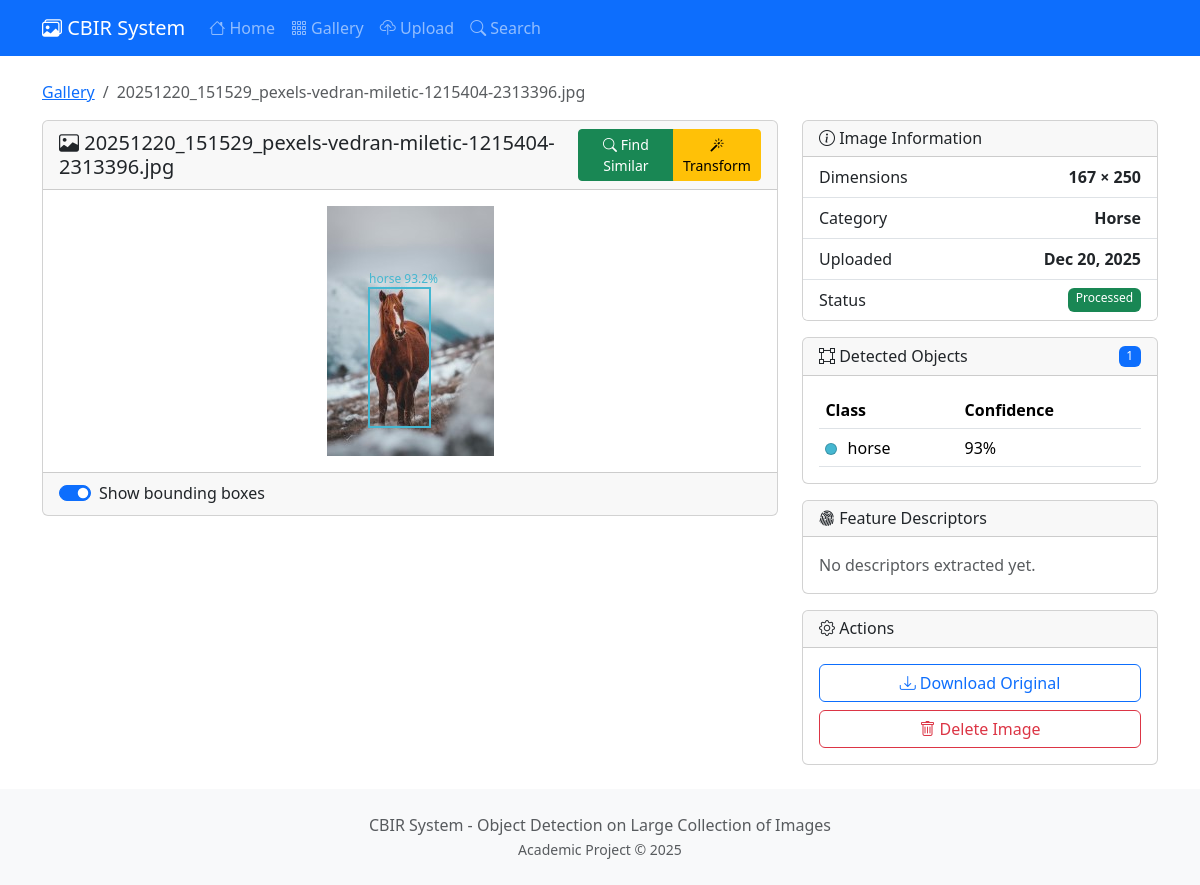
The page /image/47/ on the database its author committed.
### core/models.py (models this page shows, shortened)
class Image(models.Model):
    file = models.ImageField(upload_to=image_upload_path)
    filename = models.CharField(max_length=255)
    category = models.CharField(max_length=100, null=True, blank=True)
    uploaded_at = models.DateTimeField(auto_now_add=True)
    width = models.IntegerField(default=0)
    height = models.IntegerField(default=0)
    file_size = models.IntegerField(default=0)  # in bytes
    features_extracted = models.BooleanField(default=False)
    feature_vector = models.BinaryField(null=True, blank=True)  # Serialized numpy array
    class Meta:
        ordering = ['-uploaded_at']
    @property
    def image(self):
        return self.file
    @property
    def original_filename(self):
        return self.filename
    @property
    def is_processed(self):
        return self.detected_objects.exists()

class DetectedObject(models.Model):
    image = models.ForeignKey(Image, on_delete=models.CASCADE, related_name='detected_objects')
    class_id = models.IntegerField()
    class_name = models.CharField(max_length=100)
    confidence = models.FloatField()
    x_min = models.IntegerField()
    y_min = models.IntegerField()
    x_max = models.IntegerField()
    y_max = models.IntegerField()
    feature_vector = models.BinaryField(null=True, blank=True)
    created_at = models.DateTimeField(auto_now_add=True)
    class Meta:
        ordering = ['-confidence']
    @property
    def bbox_x(self):
        return self.x_min
    @property
    def bbox_y(self):
        return self.y_min
    @property
    def bbox_width(self):
        return self.x_max - self.x_min
    @property
    def bbox_height(self):
        return self.y_max - self.y_min
    @property
    def color(self):
        colors = [
            '#FF6B6B', '#4ECDC4', '#45B7D1', '#96CEB4', '#FFEAA7',
            '#DDA0DD', '#98D8C8', '#F7DC6F', '#BB8FCE', '#85C1E9',
            '#F8B500', '#00CED1', '#FF69B4', '#32CD32', '#FF4500'
        ]
        return colors[self.class_id % len(colors)]

### core/views.py (the view)
# urls.py: path('image/<int:pk>/', views.ImageDetailView.as_view(), name='image_detail'),
class ImageDetailView(DetailView):
    model = Image
    template_name = 'core/image_detail.html'
    context_object_name = 'image'
    def get_context_data(self, **kwargs):
        context = super().get_context_data(**kwargs)
        context['detected_objects'] = self.object.detected_objects.all()
        context['descriptors'] = Descriptor.objects.filter(
            detected_object__image=self.object
        )
        return context

### templates/core/image_detail.html (shortened to what this page needs)
{% extends 'core/base.html' %}
{% block content %}
<nav aria-label="breadcrumb" class="mb-3">
    <ol class="breadcrumb">
        <li class="breadcrumb-item"><a href="{% url 'core:gallery' %}">Gallery</a></li>
        <li class="breadcrumb-item active">{{ image.original_filename }}</li>
    </ol>
</nav>
<div class="row">
    <div class="col-lg-8">
        <div class="card mb-4">
            <div class="card-header d-flex justify-content-between align-items-center">
                <h5 class="mb-0"><i class="bi bi-image"></i> {{ image.original_filename }}</h5>
                <div class="btn-group btn-group-sm">
                    <a href="{% url 'core:search_by_image' image.id %}" class="btn btn-success">
                        <i class="bi bi-search"></i> Find Similar
                    </a>
                    <a href="{% url 'core:transform' image.id %}" class="btn btn-warning">
                        <i class="bi bi-magic"></i> Transform
                    </a>
                </div>
            </div>
            <div class="card-body text-center">
                <div class="position-relative d-inline-block">
                    <img src="{{ image.image.url }}" class="img-fluid" id="mainImage" alt="{{ image.original_filename }}">
                </div>
            </div>
            <div class="card-footer">
                <div class="form-check form-switch">
                    <input class="form-check-input" type="checkbox" id="showBoxes" checked>
                    <label class="form-check-label" for="showBoxes">Show bounding boxes</label>
                </div>
            </div>
        </div>
    </div>
    <div class="col-lg-4">
        <div class="card mb-3">
            <div class="card-header">
                <h6 class="mb-0"><i class="bi bi-info-circle"></i> Image Information</h6>
            </div>
            <ul class="list-group list-group-flush">
                <li class="list-group-item d-flex justify-content-between">
                    <span>Dimensions</span>
                    <strong>{{ image.width }} × {{ image.height }}</strong>
                </li>
                <li class="list-group-item d-flex justify-content-between">
                    <span>Category</span>
                    <strong>{{ image.category|default:"Not set"|title }}</strong>
                </li>
                <li class="list-group-item d-flex justify-content-between">
                    <span>Uploaded</span>
                    <strong>{{ image.uploaded_at|date:"M d, Y" }}</strong>
                </li>
                <li class="list-group-item d-flex justify-content-between">
                    <span>Status</span>
                    {% if image.is_processed %}
                    <span class="badge bg-success">Processed</span>
                    {% else %}
                    <span class="badge bg-warning">Pending</span>
                    {% endif %}
                </li>
            </ul>
        </div>
        <div class="card mb-3">
            <div class="card-header d-flex justify-content-between align-items-center">
                <h6 class="mb-0"><i class="bi bi-bounding-box"></i> Detected Objects</h6>
                <span class="badge bg-primary">{{ detected_objects|length }}</span>
            </div>
            <div class="card-body" style="max-height: 250px; overflow-y: auto;">
                {% if detected_objects %}
                <table class="table table-sm table-hover mb-0">
                    <thead>
                        <tr>
                            <th>Class</th>
                            <th>Confidence</th>
                        </tr>
                    </thead>
                    <tbody>
                        {% for obj in detected_objects %}
                        <tr class="object-row" data-bbox="{{ obj.bbox_x }},{{ obj.bbox_y }},{{ obj.bbox_width }},{{ obj.bbox_height }}">
                            <td>
                                <span class="color-dot" style="background-color: {{ obj.color }};"></span>
                                {{ obj.class_name }}
                            </td>
                            <td>{% widthratio obj.confidence 1 100 %}%</td>
                        </tr>
                        {% endfor %}
                    </tbody>
                </table>
                {% else %}
                <p class="text-muted mb-0">No objects detected.</p>
                {% endif %}
            </div>
        </div>
        <div class="card mb-3">
            <div class="card-header">
                <h6 class="mb-0"><i class="bi bi-fingerprint"></i> Feature Descriptors</h6>
            </div>
            <div class="card-body">
                {% if descriptors %}
                <div class="row g-2">
                    {% for desc in descriptors %}
                    <div class="col-6">
                        <div class="border rounded p-2 text-center">
                            <small class="text-muted d-block">{{ desc.descriptor_type }}</small>
                            <strong>{{ desc.data|length }} dims</strong>
                        </div>
                    </div>
                    {% endfor %}
                </div>
                {% else %}
                <p class="text-muted mb-0">No descriptors extracted yet.</p>
                {% endif %}
            </div>
        </div>
        <div class="card">
            <div class="card-header">
                <h6 class="mb-0"><i class="bi bi-gear"></i> Actions</h6>
            </div>
            <div class="card-body">
                <div class="d-grid gap-2">
                    <a href="{{ image.image.url }}" class="btn btn-outline-primary" download>
                        <i class="bi bi-download"></i> Download Original
                    </a>
                    <button class="btn btn-outline-danger" onclick="deleteImage()">
                        <i class="bi bi-trash"></i> Delete Image
                    </button>
                </div>
            </div>
        </div>
    </div>
</div>
{% endblock %}

### static/css/style.css (style rules this page uses)
body { min-height: 100vh; display: flex; flex-direction: column; }
.color-dot { display: inline-block; width: 12px; height: 12px; border-radius: 50%; margin-right: 6px; vertical-align: middle; border: 1px solid rgba(0, 0, 0, 0.2); }
.object-row { cursor: pointer; transition: background-color 0.2s ease; }
.badge { font-weight: 500; }
.table-sm td, .table-sm th { padding: 0.4rem; }

### rows shown on the page
Image: original_filename "20251220_151529_pexels-vedran-miletic-1215404-2313396.jpg", image (picture), width "167", height "250", category "Horse", uploaded_at "Dec 20, 2025"
DetectedObject: class_name "horse", confidence "93"

### other values the page prints
{{ detected_objects|length }} "1"
